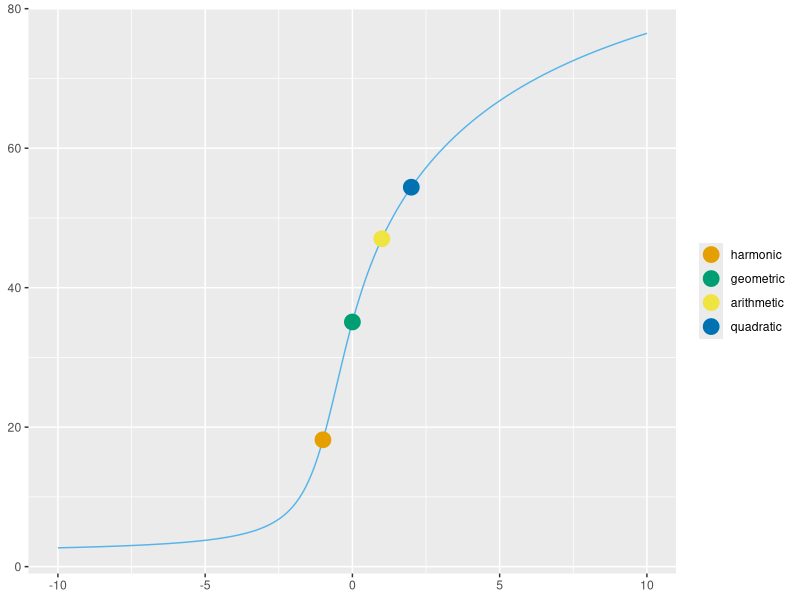
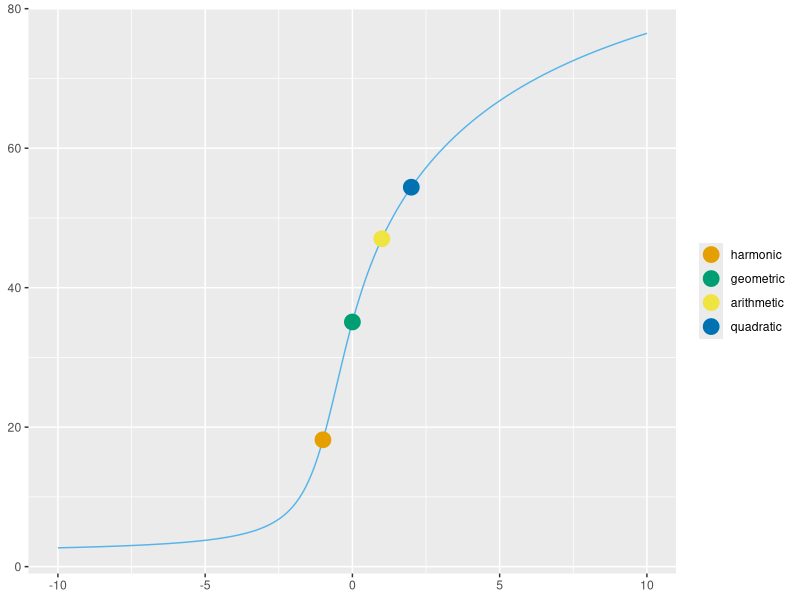

Here is the R script that generated these plots, in order:
library(ggplot2)

# set this if you want
max = 100
num_samples = 100

# generate 100 samples from 0 to 100
samples <- max * runif(num_samples)

# my power mean function
powermean <- function(samples, d) {
    if (d == 0) {
        exp(sum(log(samples)) / length(samples))
    } else {
        (sum(samples ^ d) / length(samples)) ^ (1 / d)
    }
}

# x axis goes from -10 to 5 skipping 0
d <- c(seq(-10,-0.01,by=0.01), seq(0.01,10,by=0.01))

# calculate all the power means
y <- ((1^d + 99^d)/2)^(1/d)
y <- sapply(d, function(d) powermean(samples, d))

myPlot <- ggplot() +
    geom_line(aes(x=d, y=y), color="#56B4E9") +
    geom_point(size = 5, aes(x = -1, y = powermean(samples, -1), color = "#E69F00")) +
    geom_point(size = 5, aes(x = -0, y = powermean(samples, 0), color = "#009E73")) +
    geom_point(size = 5, aes(x = 1, y = powermean(samples, 1), color = "#F0E442")) +
    geom_point(size = 5, aes(x = 2, y = powermean(samples, 2), color = "#0072B2")) +
    scale_color_manual(values=c("#E69F00","#009E73","#F0E442","#0072B2"),
                       breaks = c("#E69F00", "#009E73", "#F0E442", "#0072B2"),
                       labels = c("harmonic", "geometric", "arithmetic", "quadratic")) +
    theme(axis.title.x = element_blank()) +
    theme(axis.title.y = element_blank()) +
    theme(legend.title = element_blank())

# ...profit!
plot(myPlot)
ggsave(myPlot, file = "meanmean.png")
